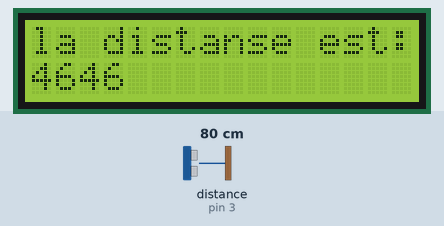
Bench run of a sketch on a simulated Arduino Uno, built with avr-gcc and run on an emulated ATmega328P. On the bench: 16×2 character LCD. Wiring (inferred from the names in the program): ultrasonic range finder: trigger pin 2; echo pin 3. The test bench sets the inputs (shaded band); at power-on: distance to the obstacle (sensor on pin 3) 80 cm. The echo pulse lasts 58.3 µs per cm.

Above: at 4.3 s.
4.4 s: distance to the obstacle (sensor on pin 3) set to 9 cm
At 6.0 s:
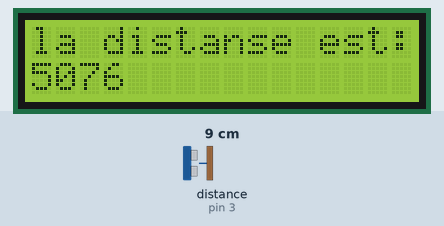
8.7 s: distance to the obstacle (sensor on pin 3) set to 2 cm
At 10.6 s:
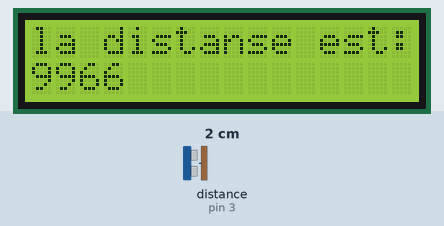
14.7 s: distance to the obstacle (sensor on pin 3) set to 4 cm
At 16.3 s:
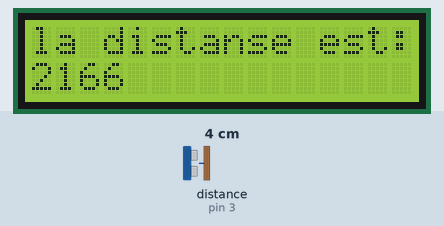
Timing chart, 0 to 17.8 s (numbered marks = the images above; inputs shaded):
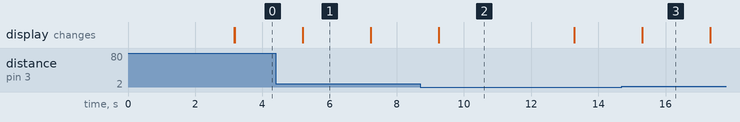

The sketch:

ultra_sonique_mesur_avec_LCD.ino
```cpp
#include <Wire.h>
#include <LiquidCrystal_I2C.h>

LiquidCrystal_I2C lcd (0x27,16,2);

unsigned long x;
int trig=2,echo=3;

void setup() {
  lcd.begin(16,2);
  lcd.init();
  lcd.setBacklight(HIGH);
  pinMode(trig,OUTPUT);
  pinMode(echo,INPUT);
  lcd.print("arduino regle");
  lcd.setCursor(0,1);
  lcd.print("bi ali chbouki");
  delay(3000);
  lcd.clear();
}

void loop() {
  digitalWrite(trig,LOW);
  delay(2);
  digitalWrite(trig,HIGH);
  delayMicroseconds(2);
  digitalWrite(trig,LOW);
  x=pulseIn(echo,HIGH);
  lcd.setCursor(0,0);
  lcd.print("la distanse est:");
  lcd.setCursor(0,1);
  lcd.print(x);
  delay(2000);
}
```

Measured:
- after the input at 4.4 s, the display: changes after 0.81 s (image 1)
- after the input at 8.7 s, the display: changes after 0.55 s (image 2)
- after the input at 14.7 s, the display: changes after 0.61 s (image 3)
- what the display in image 1 shows lasts 2.0 s, from 5.2 s to 7.2 s
